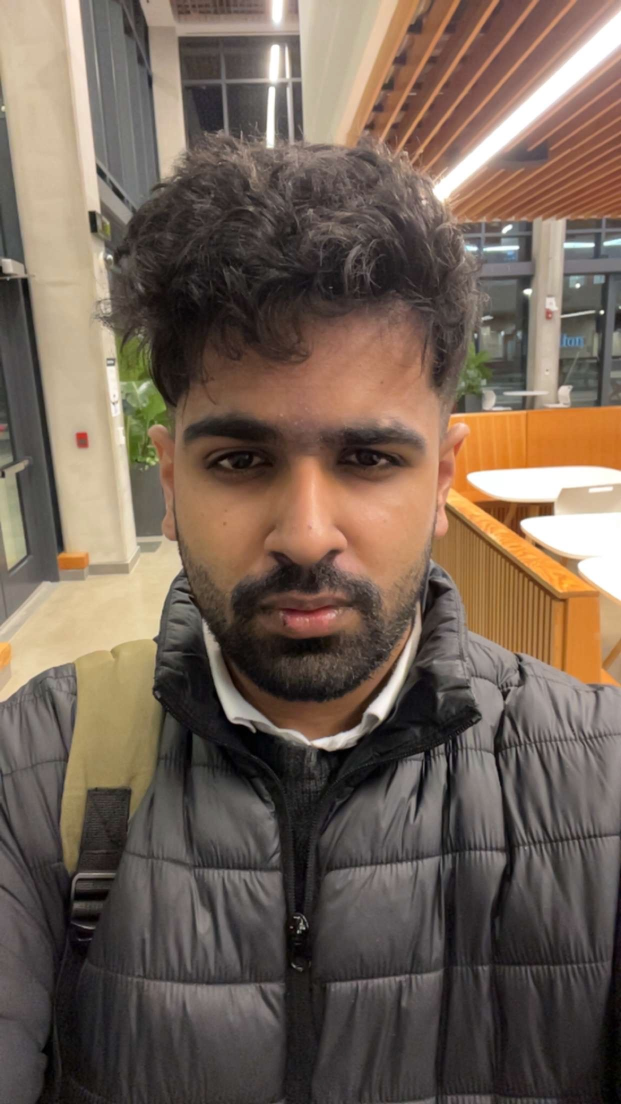
#> input picture testphoto/ankit_thapar_senecapolytechnic_ca.jpeg, 1242 x 2208 px, found by its file name (shown at 1/2 size); its folder holds only this picture in this run
$ python '面部识别2.py'
#> lines starting #> are read from the running program, lines starting #| are printed output that depends on the picture
import numpy as np
import cv2
import os

def crop_face(input_folder_path, output_folder_path):
    # 加载面部识别模型
#> called with input_folder_path = 'D:\\pytest\\testphoto', output_folder_path = 'D:\\pytest\\tt2'
    face_detector = cv2.CascadeClassifier(cv2.data.haarcascades + 'haarcascade_frontalface_default.xml')
    images = os.listdir(input_folder_path)
    for image in images:
        image_path = os.path.join(input_folder_path, image)
        img = cv2.imread(image_path)
#> img is the input picture: shape (2208, 1242, 3); mean B, G, R 86.3, 98.9, 115.3
        height, width, channels = img.shape
#> height = 2208; width = 1242; channels = 3
        # 将图像转换为灰度图像
        gray = cv2.cvtColor(img, cv2.COLOR_BGR2GRAY)
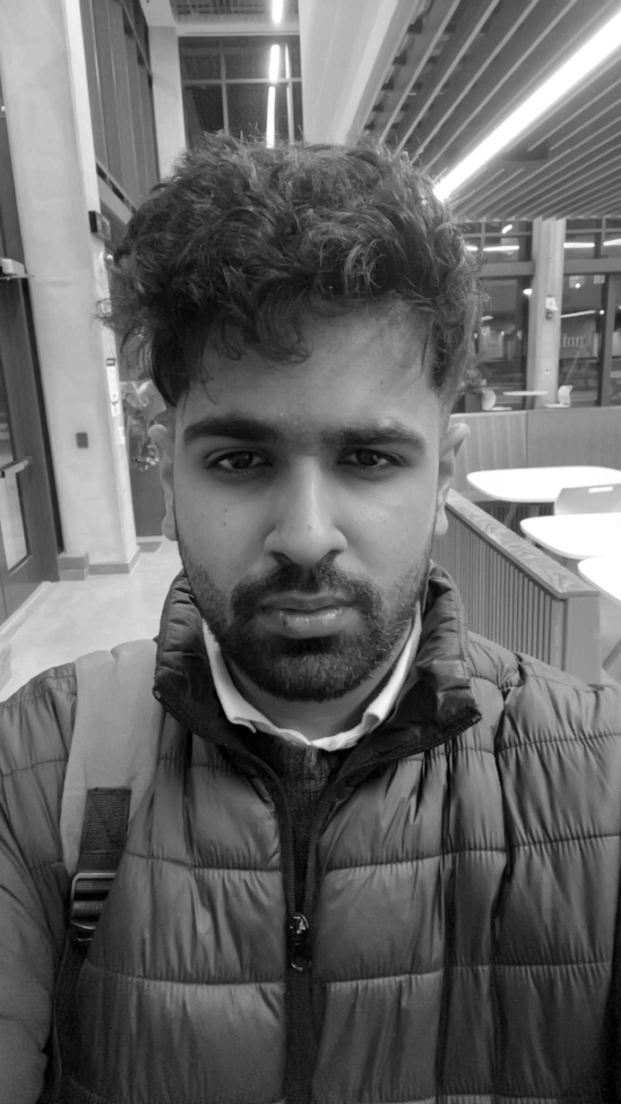
#> gray: shape (2208, 1242) (shown at 1/2 size); min 0, max 255, mean 102.3
        # 检测面部
        faces = face_detector.detectMultiScale(gray, scaleFactor=1.3, minNeighbors=5, minSize=(30, 30))
#> faces = [[229, 642, 751, 751]]


        # 无法识别面部的图片
        if len(faces)==0:
            print(f"No face found in {image_path}")
            return

        if len(faces) > 0:
            # 取第一个脸部位置，这里假设一张图片只有一个脸部特征
            # x、y 为人脸的像素位置，w、h 为人脸的宽度和高度。
            x, y, w, h = faces[0]
#> x = 229; y = 642; w = 751; h = 751
            # 确定最大正方形的位置
            # 原图片竖方向长，截取正方形长度为原图横方向长，square_size截取正方形的长度
            if height>width:
                square_size = width
#> square_size = 1242
                x1=0
                x2=square_size
#> x2 = 1242
                # 原图面部靠上
                if y<square_size/2:
                    y1=0
                    y2 =square_size
                # 原图面部靠下
                else:
                    y1=int(square_size/2)
#> y1 = 621
                    y2 =height
#> y2 = 2208
           # 原图片是横方向长，截取正方形长度为原图竖方向长度
            else:
                square_size =  height
                y1=0
                y2=square_size
                # 原图面部靠右
                if x<square_size/2:
                    x1=0
                    x2 =square_size
                # 原图面部靠左
                else:
                    x1=int(square_size/2)
                    x2 =square_size


            # 根据最大正方形位置裁剪图片并保存
            cropped_img = img[y1:y2, x1:x2]
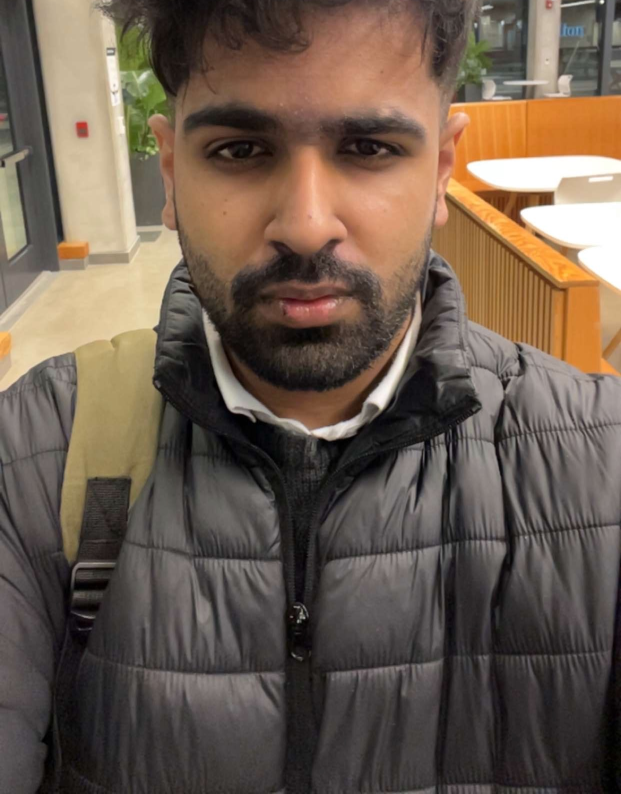
#> cropped_img: shape (1587, 1242, 3) (shown at 1/2 size); mean B, G, R 78.7, 91.9, 107.8
            # 调整图像大小为512x512
            resized = cv2.resize(cropped_img, (512, 512), interpolation=cv2.INTER_AREA)
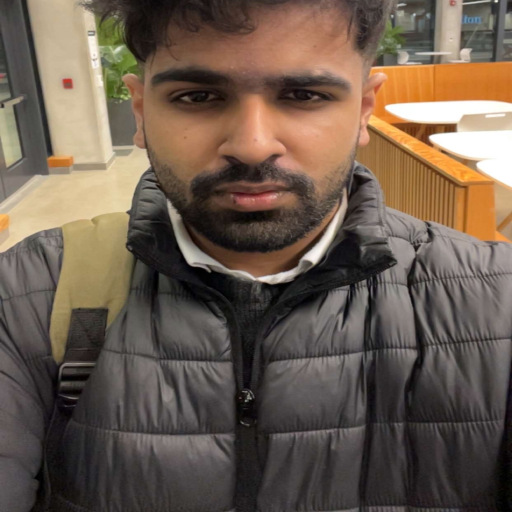
#> resized: shape (512, 512, 3); mean B, G, R 78.7, 91.9, 107.8
            output_path = os.path.join(output_folder_path,image)
            cv2.imwrite(output_path, resized)


if __name__ == "__main__":
    input_folder = r"D:\pytest\testphoto"
    output_folder = r"D:\pytest\tt2"
    # 创建输出目录
    if not os.path.exists(output_folder):
        os.makedirs(output_folder)
    crop_face(input_folder, output_folder)
    print('Done!')

$ run again, on testphoto/ksuleimanov_myseneca_ca.jpg
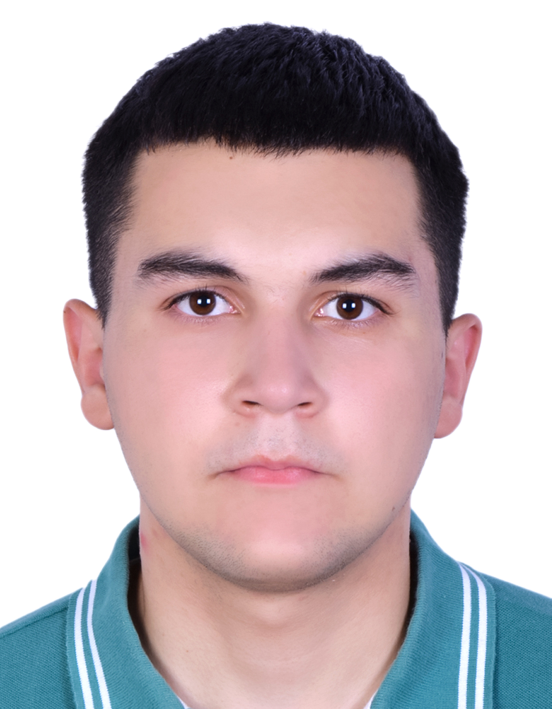
#> input picture testphoto/ksuleimanov_myseneca_ca.jpg, 1103 x 1417 px, found by its file name (shown at 1/2 size)
#> in crop_face, img is the input picture: shape (1417, 1103, 3); mean B, G, R 180.3, 176.9, 191.4
#> in crop_face, `gray = cv2.cvtColor(img, cv2.COLOR_BGR2GRAY)`:
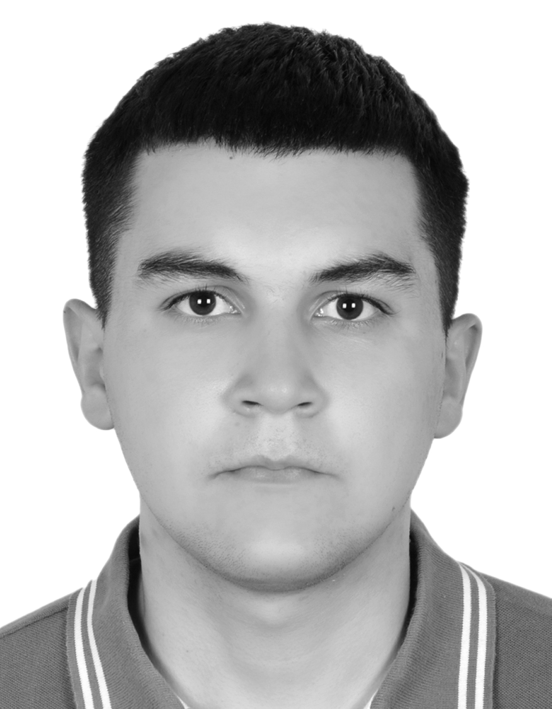
#> gray: shape (1417, 1103) (shown at 1/2 size); min 4, max 255, mean 181.6
#> faces = [[172, 323, 749, 749]]
#> x = 172; y = 323; w = 749
#> in crop_face, `resized = cv2.resize(cropped_img, (512, 512), interpolation=cv2.INTER_..`:
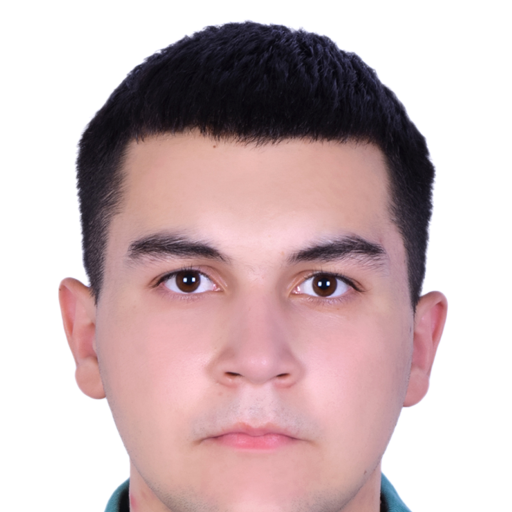
#> resized: shape (512, 512, 3); mean B, G, R 182.8, 180.7, 202.2

$ run again, on testphoto/msiddiqui48_myseneca_ca.jpeg
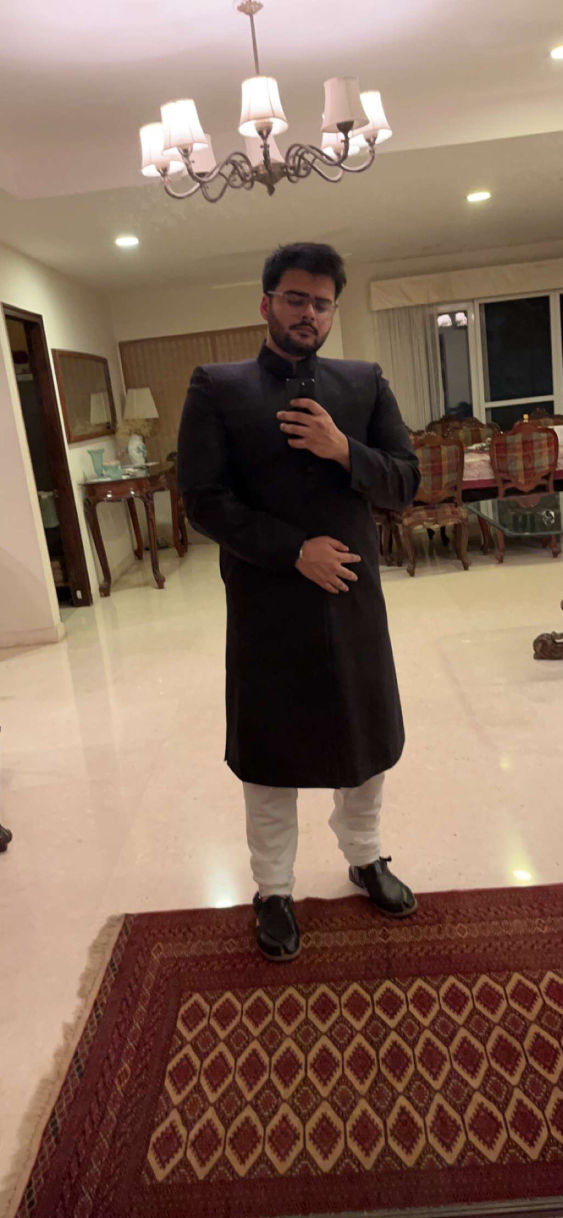
#> input picture testphoto/msiddiqui48_myseneca_ca.jpeg, 1125 x 2436 px, found by its file name (shown at 1/2 size)
#> in crop_face, img is the input picture: shape (2436, 1125, 3); mean B, G, R 89.6, 105.4, 131.2
#> in crop_face, `gray = cv2.cvtColor(img, cv2.COLOR_BGR2GRAY)`:
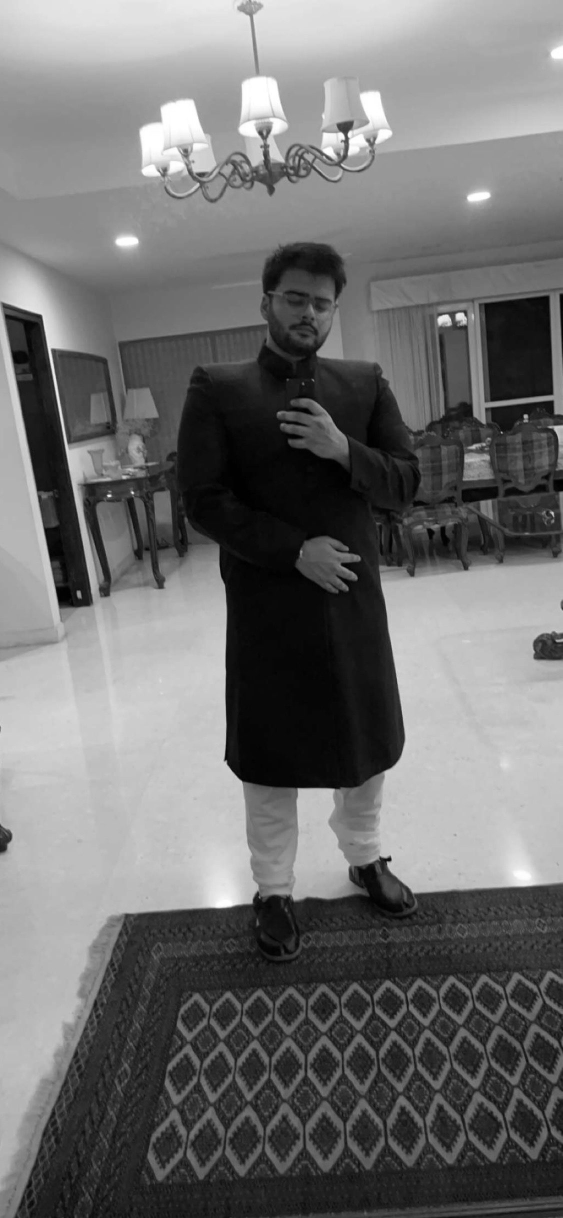
#> gray: shape (2436, 1125) (shown at 1/2 size); min 0, max 255, mean 111.3
#> faces = [[532, 544, 154, 154]]
#> x = 532; y = 544; w = 154
#> in crop_face, `resized = cv2.resize(cropped_img, (512, 512), interpolation=cv2.INTER_..`:
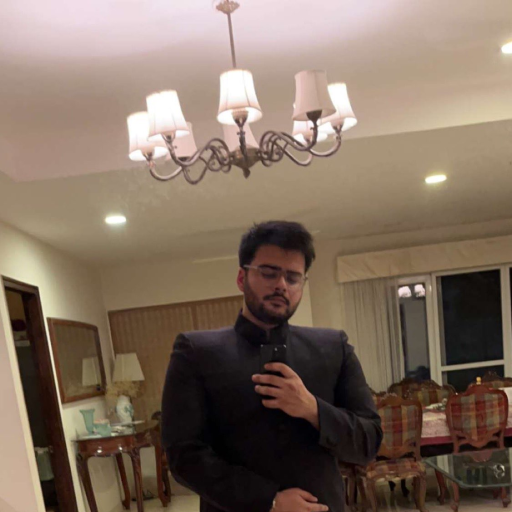
#> resized: shape (512, 512, 3); mean B, G, R 96.3, 111, 129.3

$ run again, on testphoto/attajudeen_myseneca_ca.png
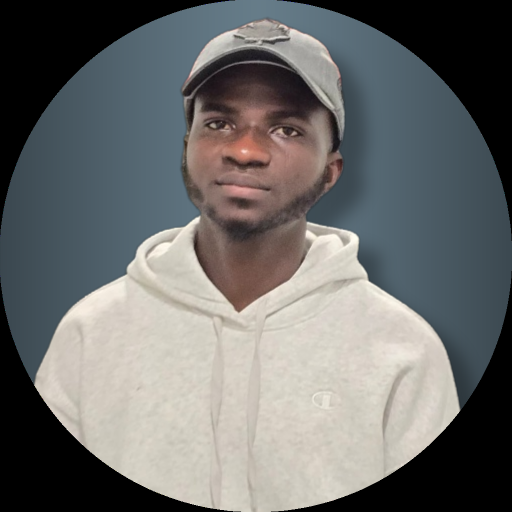
#> input picture testphoto/attajudeen_myseneca_ca.png, 1024 x 1024 px, found by its file name (shown at 1/2 size)
#> in crop_face, img is the input picture: shape (1024, 1024, 3); mean B, G, R 108.1, 109.1, 108.2
#> in crop_face, `gray = cv2.cvtColor(img, cv2.COLOR_BGR2GRAY)`:
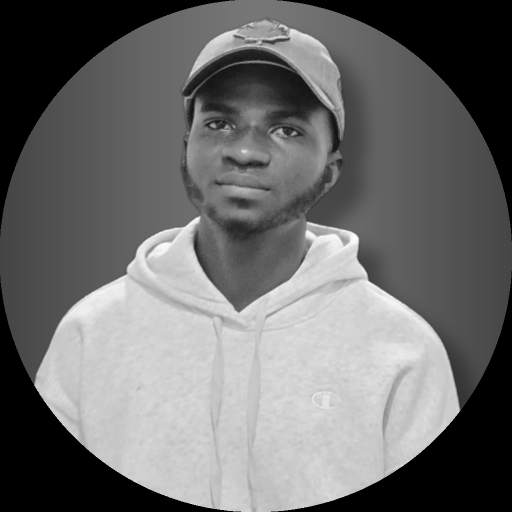
#> gray: shape (1024, 1024) (shown at 1/2 size); min 0, max 255, mean 108.7
#> faces = [[354, 142, 284, 284]]
#> x = 354; y = 142; w = 284
#> in crop_face, `resized = cv2.resize(cropped_img, (512, 512), interpolation=cv2.INTER_..`:
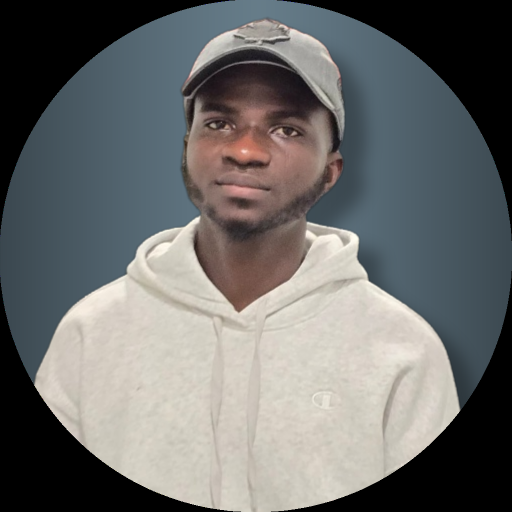
#> resized: shape (512, 512, 3); mean B, G, R 108.2, 109.1, 108.3
